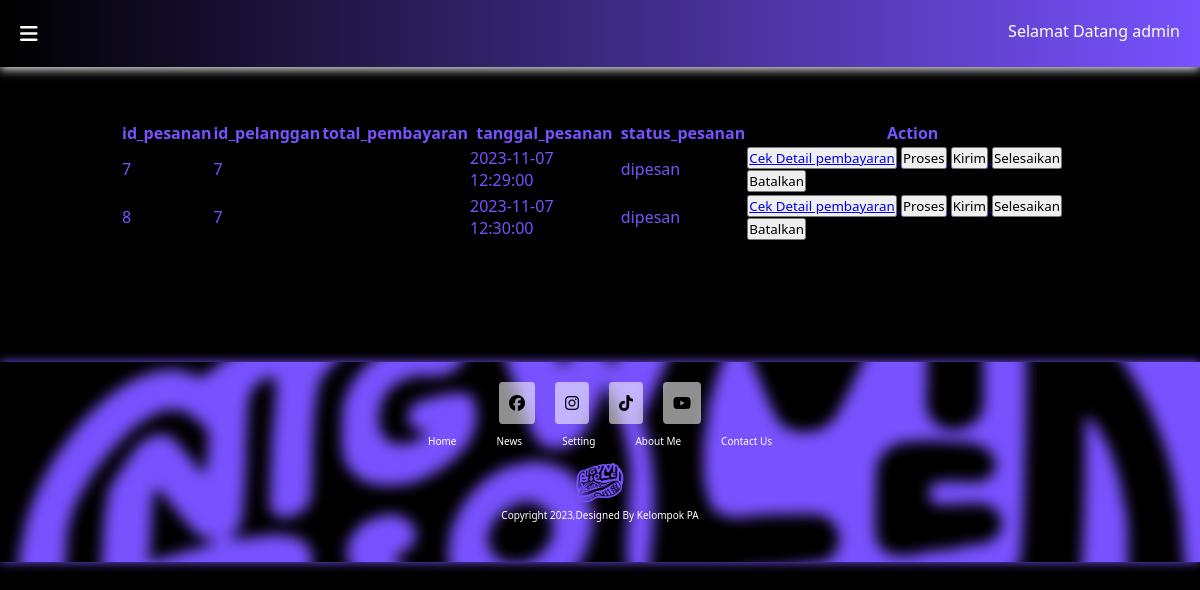
Page /admin/konfirmasi_pesanan.php (signed in) on the earlier database version.
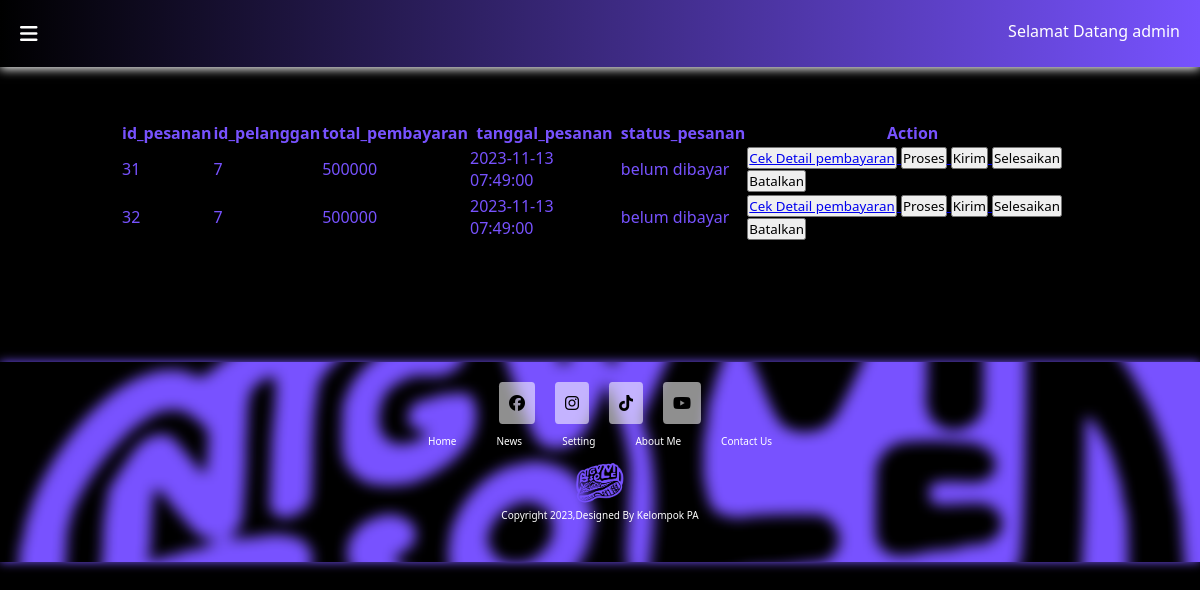
Same page on the later database version.
### tables this page shows
CREATE TABLE `pesanan` (
  `id_pesanan` int(11) NOT NULL,
  `id_pelanggan` int(11) NOT NULL,
  `total_pembayaran` int(11) NOT NULL,
  `tanggal_pesanan` datetime DEFAULT NULL,
  `status_pesanan` enum('keranjang','belum dibayar','diproses','dikirim','selesai','dibatalkan') NOT NULL
);

### util/loginSession.php (called while the page is built, shortened)
<?php
if(!isset($_SESSION['logged'])){
    echo "<script>
        alert('Anda Belum Login Broo');
        document.location.href = '../pages/login.php';
    </script>";
}else{
    if (isset($_SESSION['username'])) {
        $username = $_SESSION['username'];
    } else {
        echo "<script>
                alert('Akun Tidak Ditemukan');
                document.location.href = '../pages/login.php';
            </script>";
    }
}
?>

### admin/konfirmasi_pesanan.php (the view, shortened to what this page needs)
<?php
require "../util/koneksi.php";
require "../util/loginSession.php";
$result_query = mysqli_query($conn, "SELECT * FROM pesanan WHERE status_pesanan  != 'keranjang'");
$array_konfirmasi = [];
while ($row = mysqli_fetch_assoc($result_query)) {
    $array_konfirmasi[] = $row;
}
?>
<!DOCTYPE html>
<html lang="en">
<head>
    <link rel="stylesheet" href="style/konfirmasi_pesanan.css">
    <link rel="stylesheet" href="https://cdnjs.cloudflare.com/ajax/libs/font-awesome/6.4.2/css/all.min.css" />
</head>
<body>
<nav class="nav-admin">
        <div class="show-more" onclick="toggleSubMenu()"><i class="fa-solid fa-bars"></i></div>
        <div class="welcome-text">Selamat Datang <?= $username ?></div>
    </nav>
<div class="isi-page-admin">
<div class="cek-pesanan">
        <?php
        if (empty($array_konfirmasi)) {
            echo "Tidak Ada Pesanan Yang perlu dikonfirmasi";
        } else {
        ?>
            <table>
                <tr>
                    <th>id_pesanan</th>
                    <th>id_pelanggan</th>
                    <th>total_pembayaran</th>
                    <th>tanggal_pesanan</th>
                    <th>status_pesanan</th>
                    <th>Action</th>
                </tr>
                <?php foreach ($array_konfirmasi as $record_toconfirm) : ?>
                    <tr>
                        <td><?= $record_toconfirm['id_pesanan'] ?></td>
                        <td><?= $record_toconfirm['id_pelanggan'] ?></td>
                        <td><?= $record_toconfirm['total_pembayaran'] ?></td>
                        <td><?= $record_toconfirm['tanggal_pesanan'] ?></td>
                        <td><?= $record_toconfirm['status_pesanan'] ?></td>
                        <td>
                        <form action="" method="post">
                            <button><a href="detail_bayar.php?id=<?=$record_toconfirm['id_pesanan']?>">Cek Detail pembayaran</button>
                            <button type="submit" name="status-diproses">Proses</button>
                            <button type="submit" name="status-dikirim">Kirim</button>
                            <button type="submit" name="status-selesai">Selesaikan</button>
                            <button type="submit" name="status-dibatalkan">Batalkan</button>
                        </form>
                        </td>
                    </tr>
                <?php endforeach; ?>
            </table>
        <?php
        }
        ?>
    </div>
</div>
<footer>
    <div class="footer" id="setting">
        <div class="icon">
            <a href=""><i class="fa-brands fa-facebook"></i></a>
            <a href=""><i class="fa-brands fa-instagram"></i></a>
            <a href=""><i class="fa-brands fa-tiktok"></i></a>
            <a href=""><i class="fa-brands fa-youtube"></i></a>
        </div>
        <div class="footern">
            <ul>
                <li><a href="#">Home</a></li>
                <li><a href="#">News</a></li>
                <li><a href="#">Setting</a></li>
                <li><a href="#">About Me</a></li>
                <li><a href="#">Contact Us</a></li>
            </ul>
        </div>
        <div class="footerb">
        <img src="../asset/logo.png" alt="" style="width: 50px; height: 50px;">
            <p>Copyright 2023,Designed By Kelompok PA</p>
        </div>
    </div>
    </footer>
</body>
</html>

Differences in the rows shown:
removed pesanan: id_pesanan "7", id_pelanggan "7", tanggal_pesanan "2023-11-07 12:29:00", status_pesanan "dipesan"
removed pesanan: id_pesanan "8", id_pelanggan "7", tanggal_pesanan "2023-11-07 12:30:00", status_pesanan "dipesan"
added pesanan: id_pesanan "31", id_pelanggan "7", total_pembayaran "500000", tanggal_pesanan "2023-11-13 07:49:00", status_pesanan "belum dibayar"
added pesanan: id_pesanan "32", id_pelanggan "7", total_pembayaran "500000", tanggal_pesanan "2023-11-13 07:49:00", status_pesanan "belum dibayar"
